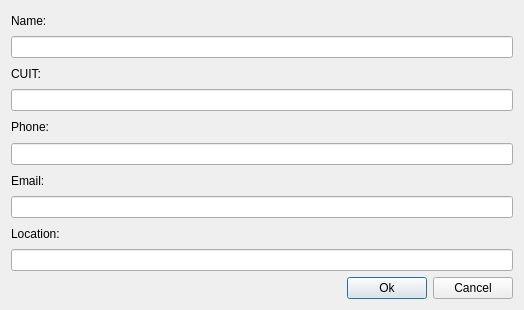
<?xml version="1.0" encoding="UTF-8"?>
<ui version="4.0">
 <class>AddClientDialog</class>
 <widget class="QDialog" name="AddClientDialog">
  <property name="geometry">
   <rect>
    <x>0</x>
    <y>0</y>
    <width>524</width>
    <height>310</height>
   </rect>
  </property>
  <property name="sizePolicy">
   <sizepolicy hsizetype="Preferred" vsizetype="Preferred">
    <horstretch>0</horstretch>
    <verstretch>0</verstretch>
   </sizepolicy>
  </property>
  <property name="windowTitle">
   <string>Add client</string>
  </property>
  <layout class="QGridLayout" name="gridLayout">
   <property name="sizeConstraint">
    <enum>QLayout::SetDefaultConstraint</enum>
   </property>
   <item row="2" column="0">
    <widget class="QLabel" name="lblCuit">
     <property name="text">
      <string>CUIT:</string>
     </property>
    </widget>
   </item>
   <item row="0" column="0">
    <widget class="QLabel" name="lblName">
     <property name="text">
      <string>Name:</string>
     </property>
    </widget>
   </item>
   <item row="1" column="0" colspan="3">
    <widget class="QLineEdit" name="txtName"/>
   </item>
   <item row="13" column="1">
    <widget class="QPushButton" name="btnOk">
     <property name="text">
      <string>Ok</string>
     </property>
    </widget>
   </item>
   <item row="13" column="2">
    <widget class="QPushButton" name="btnCancel">
     <property name="text">
      <string>Cancel</string>
     </property>
    </widget>
   </item>
   <item row="13" column="0">
    <spacer name="horizontalSpacer">
     <property name="orientation">
      <enum>Qt::Horizontal</enum>
     </property>
     <property name="sizeType">
      <enum>QSizePolicy::Expanding</enum>
     </property>
     <property name="sizeHint" stdset="0">
      <size>
       <width>40</width>
       <height>20</height>
      </size>
     </property>
    </spacer>
   </item>
   <item row="8" column="0">
    <widget class="QLabel" name="lblEmail">
     <property name="text">
      <string>Email:</string>
     </property>
    </widget>
   </item>
   <item row="9" column="0" colspan="3">
    <widget class="QLineEdit" name="txtEmail"/>
   </item>
   <item row="11" column="0" colspan="3">
    <widget class="QLineEdit" name="txtLocation"/>
   </item>
   <item row="4" column="0">
    <widget class="QLabel" name="lblPhone">
     <property name="text">
      <string>Phone:</string>
     </property>
    </widget>
   </item>
   <item row="10" column="0">
    <widget class="QLabel" name="lblLocation">
     <property name="text">
      <string>Location:</string>
     </property>
    </widget>
   </item>
   <item row="5" column="0" colspan="3">
    <widget class="QLineEdit" name="txtPhone"/>
   </item>
   <item row="3" column="0" colspan="3">
    <widget class="QLineEdit" name="txtCuit"/>
   </item>
  </layout>
 </widget>
 <tabstops>
  <tabstop>txtName</tabstop>
  <tabstop>txtCuit</tabstop>
  <tabstop>txtPhone</tabstop>
  <tabstop>txtEmail</tabstop>
  <tabstop>txtLocation</tabstop>
  <tabstop>btnOk</tabstop>
  <tabstop>btnCancel</tabstop>
 </tabstops>
 <resources/>
 <connections>
  <connection>
   <sender>btnOk</sender>
   <signal>clicked()</signal>
   <receiver>AddClientDialog</receiver>
   <slot>accept()</slot>
   <hints>
    <hint type="sourcelabel">
     <x>299</x>
     <y>200</y>
    </hint>
    <hint type="destinationlabel">
     <x>213</x>
     <y>110</y>
    </hint>
   </hints>
  </connection>
  <connection>
   <sender>btnCancel</sender>
   <signal>clicked()</signal>
   <receiver>AddClientDialog</receiver>
   <slot>reject()</slot>
   <hints>
    <hint type="sourcelabel">
     <x>380</x>
     <y>200</y>
    </hint>
    <hint type="destinationlabel">
     <x>213</x>
     <y>110</y>
    </hint>
   </hints>
  </connection>
 </connections>
</ui>
